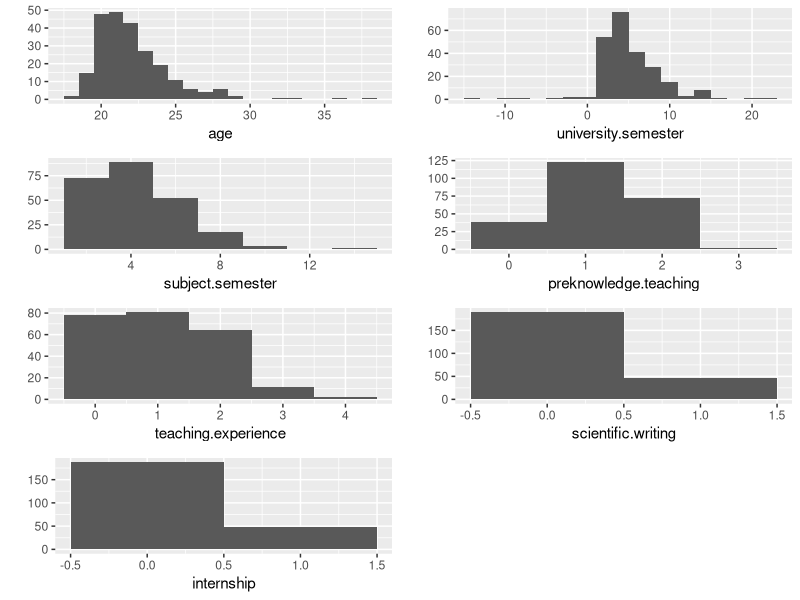
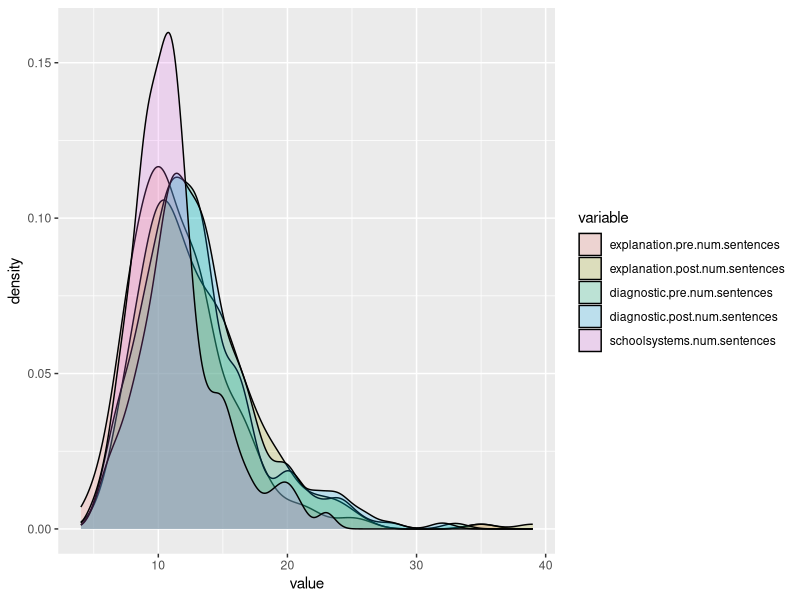

The R source for these figures, in order:
## ---- chunk 1
library(ggplot2)
library(reshape2)
library(dplyr)
library(gridExtra)
library(scales)
library(psych)
# library(nFactors)
# library(FactoMineR)
## ---- chunk 2
color.one <- "#21313E"
color.two <- "#4CA173"
## ---- chunk 3
data <- read.csv("../data/data-lecture-study.csv", sep = ";")
## ---- chunk 4
histogram.age <- qplot(age, data = data, geom = "histogram", binwidth = 1)
histogram.university.semester <- qplot(university.semester, data = data, 
                                       geom = "histogram", binwidth = 2)
histogram.subject.semester <- qplot(subject.semester, data = data, 
                                    geom = "histogram", binwidth = 2)
histogram.preknowledge.teaching <- qplot(preknowledge.teaching, data = data, 
                                         geom = "histogram", binwidth = 1)
histogram.teaching.experience <- qplot(teaching.experience, data = data, 
                                       geom = "histogram", binwidth = 1)
histogram.scientific.writing <- qplot(scientific.writing, data = data, 
                                       geom = "histogram", binwidth = 1)
histogram.internship <- qplot(internship, data = data, 
                                       geom = "histogram", binwidth = 1)

grid.arrange(histogram.age, histogram.university.semester,
            histogram.subject.semester, histogram.preknowledge.teaching,
            histogram.teaching.experience, histogram.scientific.writing,
            histogram.internship, ncol = 2)
## ---- chunk 5
data$university.semester <- abs(data$university.semester)
## ---- chunk 6
# Select all variables of text coherence questionnaire
coherence.data <- select(data, c(13, 14, 15, 16, 17, 18, 20, 22, 23, 24, 25))

# fit <- factanal(coherence.data, 2, rotation = "varimax")
# print(fit, digits = 2, cutoff = .3, sort = TRUE)
# load <- fit$loadings[, 1:2]
# plot(load, type = "n")
# text(load, labels = names(coherence.data), cex = .7)

# ev <- eigen(cor(coherence.data)) # get eigenvalues
# ap <- parallel(subject=nrow(coherence.data),var=ncol(coherence.data),
#   rep=100,cent=.05)
# nS <- nScree(x=ev$values, aparallel=ap$eigen$qevpea)
# plotnScree(nS)
# 
# result <- PCA(coherence.data)
## ---- chunk 7
# Save variable names in vector
sentences.variables <- 
  c("explanation.pre.num.sentences", "explanation.post.num.sentences",
    "diagnostic.pre.num.sentences", "diagnostic.post.num.sentences",
    "schoolsystems.num.sentences")

# Find columns that match variable names
colNums <- match(sentences.variables, names(data))

# Select columns from data frame and bring data to long format
sentences <- melt(dplyr::select(data, colNums))

# Draw density histogram of sentence variables
ggplot(sentences, aes(x = value, fill = variable)) +
  geom_density(alpha = .2)
